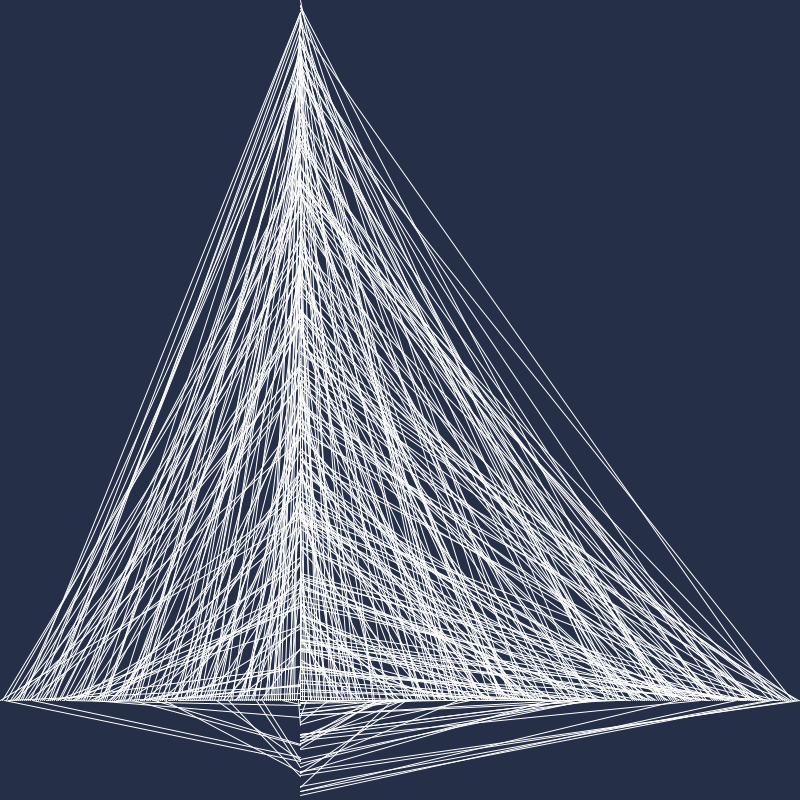
Frame 1 (no input)
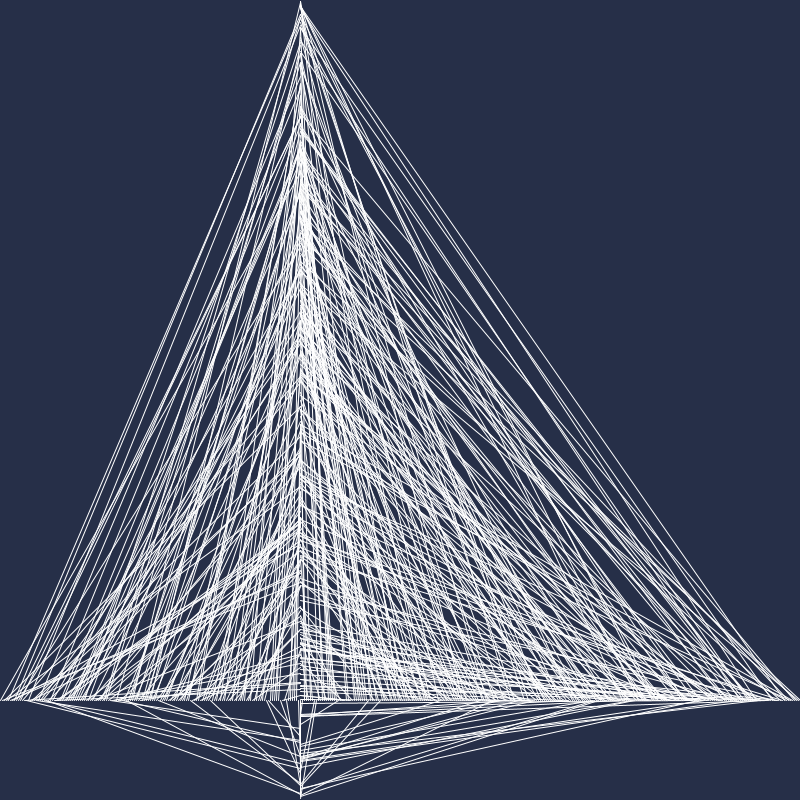
Frame 60 (the mouse pressed at the canvas centre just before this capture)
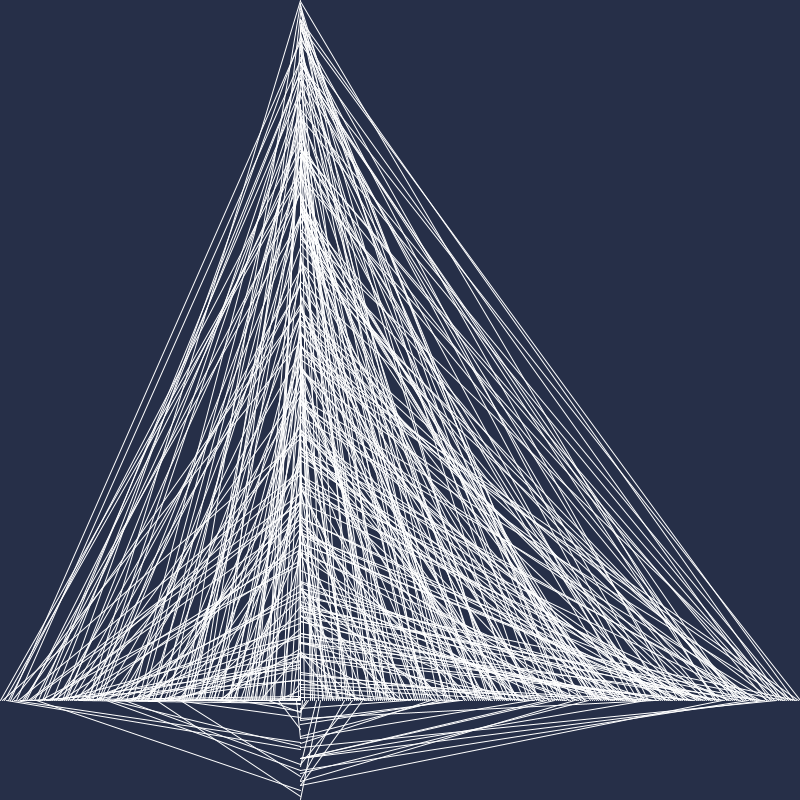
Frame 120 (the mouse held since frame 60 and released just before this capture)

The Processing sketch that drew these frames (run headless with seeded random() and noise(); from frame 60 on, the mouse is pressed at the canvas centre):

// Processing sketch: processing_130748
// ── processing_130748.pde

float temp = 0;
int ypos = 0;

void setup(){
frameRate(1500);
size(800,800);
}

void draw(){
  background(#262F48);
  
  for (int x = 0; x <= width; x = x +2){
    temp = int(random(800));
    cubes_from_space(x, temp);
  }
  
}

void cubes_from_space(int xpos, float ysize){
  strokeWeight(1);
  stroke(255);
  line(xpos, 700, 300, ysize);
}
